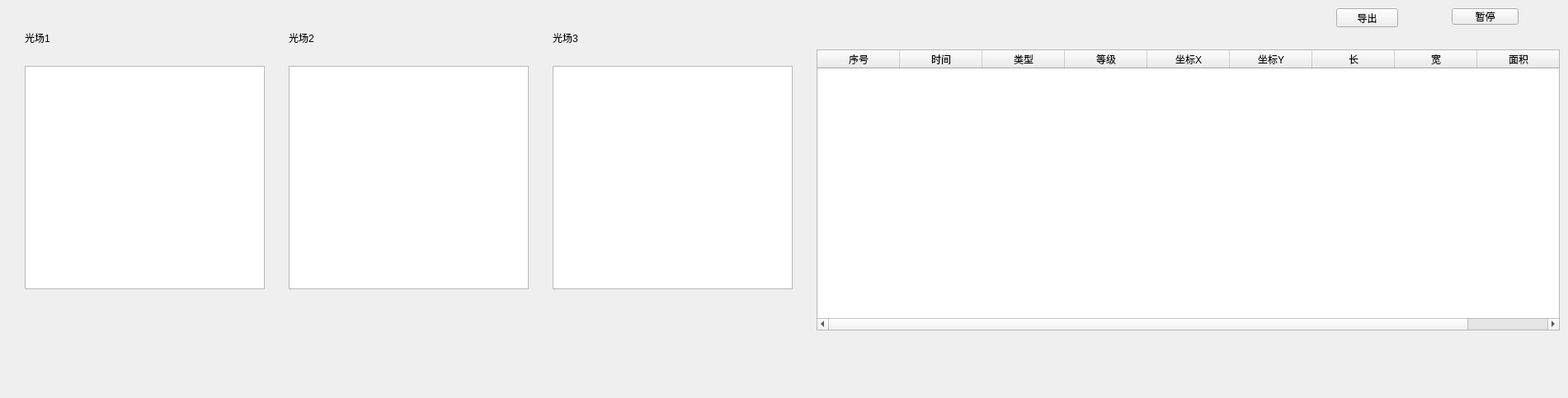
<?xml version="1.0" encoding="UTF-8"?>
<ui version="4.0">
 <class>SingleFlawShowWidget</class>
 <widget class="QWidget" name="SingleFlawShowWidget">
  <property name="geometry">
   <rect>
    <x>0</x>
    <y>0</y>
    <width>1901</width>
    <height>483</height>
   </rect>
  </property>
  <property name="windowTitle">
   <string>Form</string>
  </property>
  <widget class="QTableWidget" name="tableWidget">
   <property name="enabled">
    <bool>true</bool>
   </property>
   <property name="geometry">
    <rect>
     <x>990</x>
     <y>60</y>
     <width>901</width>
     <height>341</height>
    </rect>
   </property>
   <column>
    <property name="text">
     <string>序号</string>
    </property>
   </column>
   <column>
    <property name="text">
     <string>时间</string>
    </property>
   </column>
   <column>
    <property name="text">
     <string>类型</string>
    </property>
   </column>
   <column>
    <property name="text">
     <string>等级</string>
    </property>
   </column>
   <column>
    <property name="text">
     <string>坐标X</string>
    </property>
   </column>
   <column>
    <property name="text">
     <string>坐标Y</string>
    </property>
   </column>
   <column>
    <property name="text">
     <string>长</string>
    </property>
   </column>
   <column>
    <property name="text">
     <string>宽</string>
    </property>
   </column>
   <column>
    <property name="text">
     <string>面积</string>
    </property>
   </column>
  </widget>
  <widget class="QLabel" name="label">
   <property name="geometry">
    <rect>
     <x>30</x>
     <y>60</y>
     <width>54</width>
     <height>12</height>
    </rect>
   </property>
   <property name="text">
    <string/>
   </property>
  </widget>
  <widget class="QLabel" name="label_2">
   <property name="geometry">
    <rect>
     <x>350</x>
     <y>60</y>
     <width>54</width>
     <height>12</height>
    </rect>
   </property>
   <property name="text">
    <string/>
   </property>
  </widget>
  <widget class="QLabel" name="label_3">
   <property name="geometry">
    <rect>
     <x>670</x>
     <y>60</y>
     <width>54</width>
     <height>12</height>
    </rect>
   </property>
   <property name="text">
    <string/>
   </property>
  </widget>
  <widget class="QLabel" name="label_4">
   <property name="geometry">
    <rect>
     <x>670</x>
     <y>40</y>
     <width>54</width>
     <height>12</height>
    </rect>
   </property>
   <property name="text">
    <string>光场3</string>
   </property>
  </widget>
  <widget class="QLabel" name="label_5">
   <property name="geometry">
    <rect>
     <x>350</x>
     <y>40</y>
     <width>54</width>
     <height>12</height>
    </rect>
   </property>
   <property name="text">
    <string>光场2</string>
   </property>
  </widget>
  <widget class="QLabel" name="label_6">
   <property name="geometry">
    <rect>
     <x>30</x>
     <y>40</y>
     <width>54</width>
     <height>12</height>
    </rect>
   </property>
   <property name="text">
    <string>光场1</string>
   </property>
  </widget>
  <widget class="QPushButton" name="pushButton">
   <property name="geometry">
    <rect>
     <x>1760</x>
     <y>10</y>
     <width>81</width>
     <height>20</height>
    </rect>
   </property>
   <property name="text">
    <string>暂停</string>
   </property>
  </widget>
  <widget class="QGraphicsView" name="graphicsView">
   <property name="geometry">
    <rect>
     <x>30</x>
     <y>80</y>
     <width>291</width>
     <height>271</height>
    </rect>
   </property>
  </widget>
  <widget class="QGraphicsView" name="graphicsView_2">
   <property name="geometry">
    <rect>
     <x>350</x>
     <y>80</y>
     <width>291</width>
     <height>271</height>
    </rect>
   </property>
  </widget>
  <widget class="QGraphicsView" name="graphicsView_3">
   <property name="geometry">
    <rect>
     <x>670</x>
     <y>80</y>
     <width>291</width>
     <height>271</height>
    </rect>
   </property>
  </widget>
  <widget class="QPushButton" name="buttonExport">
   <property name="geometry">
    <rect>
     <x>1620</x>
     <y>10</y>
     <width>75</width>
     <height>23</height>
    </rect>
   </property>
   <property name="text">
    <string>导出</string>
   </property>
  </widget>
 </widget>
 <resources/>
 <connections/>
</ui>
